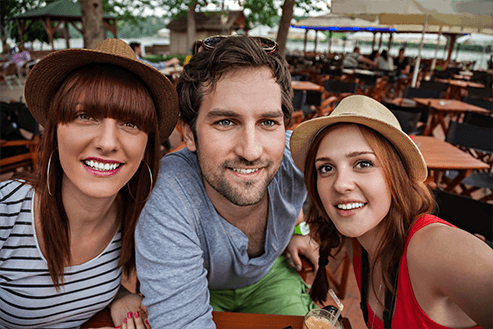
#> input picture face.png, 493 x 329 px
$ python image_moment.py   (older library calls are emulated)
#> lines starting #> are read from the running program, lines starting #| are printed output that depends on the picture; after the words box and inside, x2 and y2 are one past the last pixel; in counts of white or black regions, pixels touching at a corner belong together
import cv2
import numpy as np

img = cv2.imread('face.png',0)
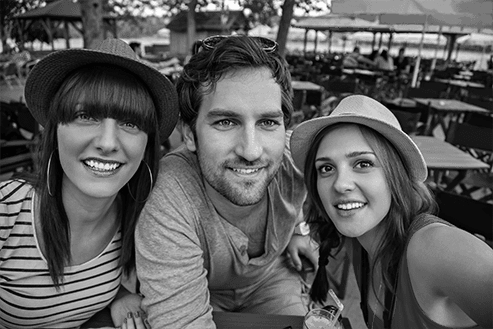
#> img: shape (329, 493); min 2, max 252, mean 91.5
# cv2.imshow('gah',img)
# cv2.waitKey(0)
# cv2.destroyAllWindows()
ret, thresh = cv2.threshold(img,127,255,0)
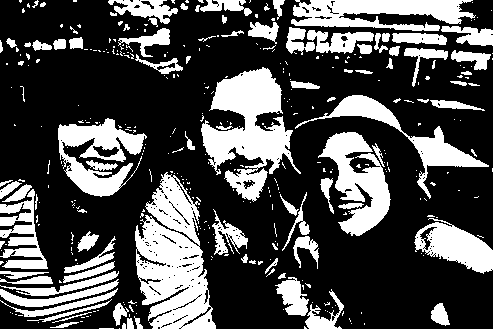
#> thresh: shape (329, 493); 30.4% white; 375 white regions (280 under 20 px)
_,contours,_ = cv2.findContours(thresh,1,2)
#> contours = 646 contours, 554 with area under 20; largest, box (x1, y1, x2, y2) and area: (135, 172, 216, 329) 7883, (201, 67, 301, 202) 6036, (291, 0, 476, 31) 3398, (318, 132, 391, 236) 3337, (58, 118, 147, 197) 3291

cnt = contours[66]
#> cnt = [[153, 294], [154, 293], [155, 294], [154, 295]]
M = cv2.moments(cnt)
#> M = moments, m00 2, centre m10/m00, m01/m00 = (154, 294)
cx = int(M['m10']/M['m00'])
#> cx = 154
cy = int(M['m01']/M['m00'])
#> cy = 294
# print(M)
print(cx)
#| 154
print(cy)
#| 294
